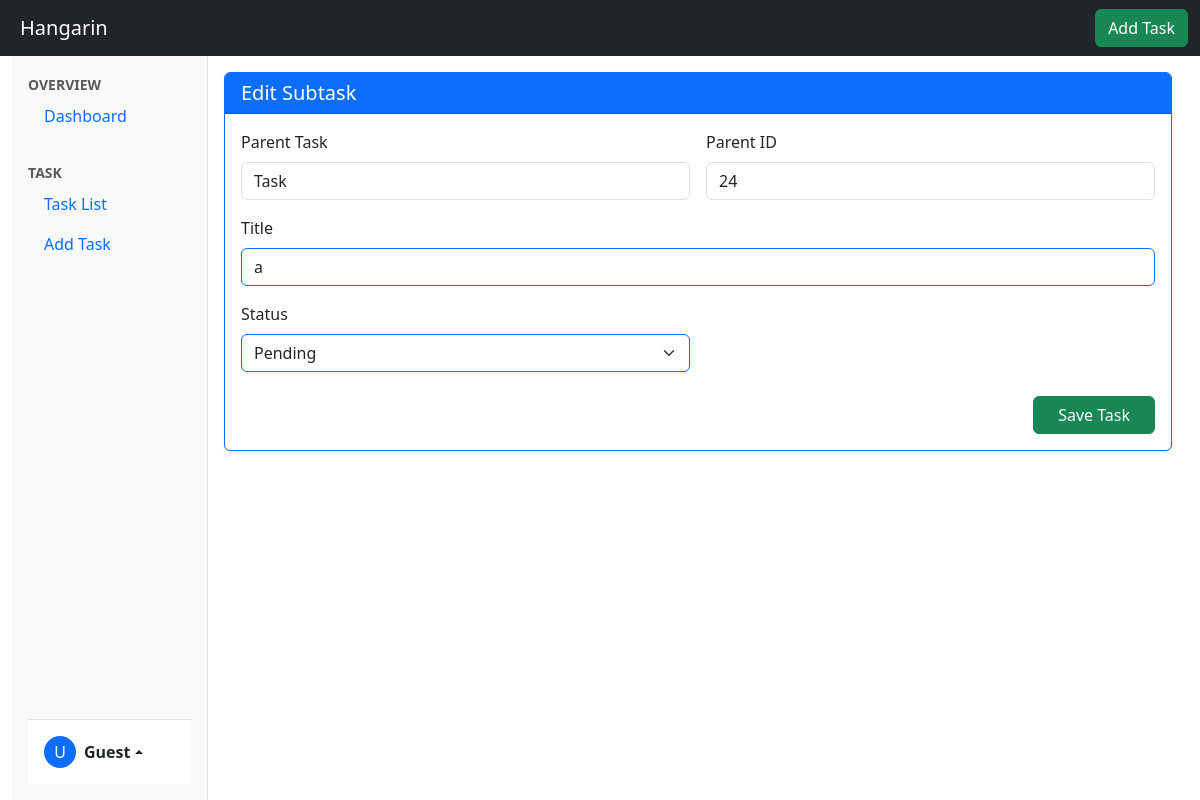
The page /taskDetails/30/subtaskUpdate/30 on the database as committed earlier.
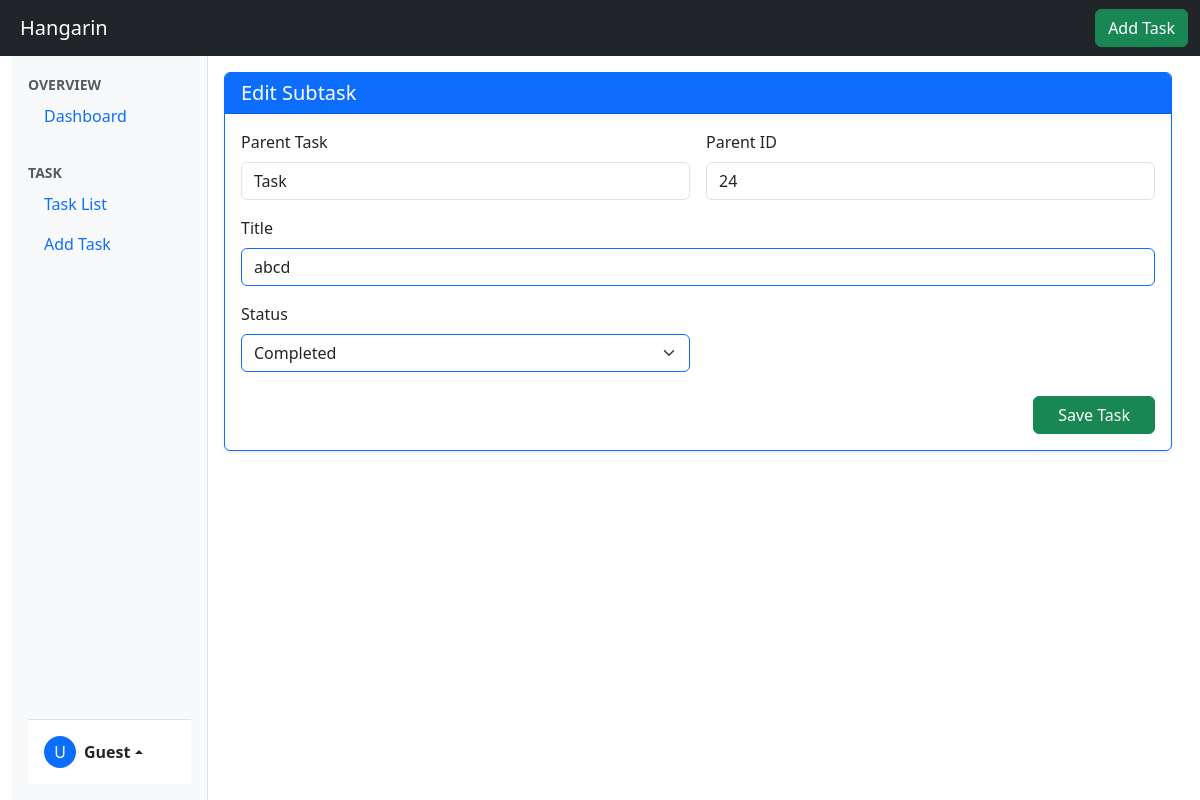
The same page on the database as committed later.
### Hangarin/models.py (models this page shows, shortened)
class BaseModel(models.Model):
    created_at = models.DateTimeField(auto_now_add=True, db_index=True)
    updated_at = models.DateTimeField(auto_now=True)
    class Meta:
        abstract =True

class SubTask(BaseModel):
    parent_task = models.ForeignKey(Task, on_delete=models.CASCADE)
    title = models.CharField(max_length=500)
    status = models.CharField(
        max_length=50,
        choices=[
        ("Pending", "Pending"),
        ("In Progress ", "In Progress"),
        ("Completed", "Completed"),
        ],
        default="pending"
    )

class Task(BaseModel):
    title = models.CharField(max_length=200)
    description = models.CharField(max_length=500)
    deadline = models.DateTimeField(default=timezone.now)
    status = models.CharField(
        max_length=50,
        choices=[
        ("Pending", "Pending"),
        ("In Progress ", "In Progress"),
        ("Completed", "Completed"),
        ],
        default="Pending"
    )
    category = models.ForeignKey(Category, on_delete=models.CASCADE)
    priority = models.ForeignKey(Priority, on_delete=models.CASCADE)

### Hangarin/views.py (the view, shortened to what this page needs)
# urls.py: path('taskDetails/<int:parentTask_pk>/subtaskUpdate/<int:pk>', SubTaskUpdateView.as_view(), name='subtaskUpdate'),
class SubTaskUpdateView(UpdateView):
    model = SubTask
    form_class = SubTaskForm
    template_name = 'subtaskForm.html'
    def get_context_data(self, **kwargs):
        context = super().get_context_data(**kwargs)
        context['parent_task'] = self.object.parent_task
        return context

### Hangarin/forms.py
class SubTaskForm(ModelForm):
    class Meta:
        model = SubTask
        fields = "__all__"
        widgets = {
            'title': forms.TextInput(attrs={
                'class': 'form-control border border-primary',
                'placeholder': 'Subtask title'
            }),
            'status': forms.Select(attrs={
                'class': 'form-select border border-primary'
            })
        }

### Hangarin/templates/subtaskForm.html (shortened to what this page needs)
{% extends 'base.html' %}
{% load static %}
{% block content %}
<div class="container-fluid">
    <div class="row h-100">
        <div class="col-12 scroll-column p-3">
            <div class="card shadow-sm border-primary">
                <div class="card-header bg-primary text-white">
                    <h5 class="mb-0">{% if object %}Edit Subtask{% else %}Create Subtask{% endif %}</h5>
                </div>
                <div class="card-body">
                    <form method="POST">
                        <div class="row g-3">
                            <div class="col-6">
                                <div class="form-label">Parent Task</div>
                                <input type="text" class="form-control" value="{% if object %}{{ object.parent_task.title }}{% else %}{{ parent_task.title }}{% endif %}" readonly>
                            </div>
                            <div class="col-6">
                                <div class="form-label">Parent ID</div>
                                <input type="text" class="form-control" name="parent_task" value="{% if object %}{{ object.parent_task.pk }}{% else %}{{ parent_task.pk }}{% endif %}" readonly>
                            </div>
                            <div class="col-12">
                                <label class="form-label">Title</label>
                                {{ form.title }}
                            </div>
                            <div class="col-md-6">
                                <label class="form-label">Status</label>
                                {{ form.status }}
                            </div>
                        </div>
                        <div class="mt-4 d-flex justify-content-end">
                            <button type="submit" class="btn btn-success px-4">
                                Save Task
                            </button>
                        </div>
                    </form>
                </div>
            </div>
        </div>
    </div>
</div>
{% endblock %}

### Hangarin/templates/base.html (shortened to what this page needs)
{% load static %}
<!DOCTYPE html>
<html lang="en">
<head>
    <link rel="stylesheet" href="{% static 'css/stylesheet.css' %}">
    <link href="https://cdn.jsdelivr.net/npm/bootstrap@5.3.8/dist/css/bootstrap.min.css" rel="stylesheet">
    <link rel="stylesheet" href="https://cdn.jsdelivr.net/npm/bootstrap-icons@1.11.3/font/bootstrap-icons.css">
  </head>
<body>
  <nav class="navbar navbar-dark bg-dark">
    <div class="container-fluid">
      <div class="d-flex justify-content-between align-items-center w-100 ms-2">
        <span class="navbar-brand">Hangarin</span>
        <div class="d-flex align-items-center gap-3">
          <a href="{% url 'taskCreate' %}">
            <button class="btn btn-success">Add Task</button>
          </a>
        </div>
      </div>
    </div>
  </nav>
  <div class="container-fluid">
    <div class="row g-0">
      <div class="offcanvas-md offcanvas-start bg-light border-end col-md-2 p-0"
           id="sidebar"
           style="height: calc(100vh - 56px);">
        <div class="offcanvas-body p-3 d-flex flex-column h-100">
          <ul class="nav flex-column w-100 vh-100 d-flex">
            <div class="mb-4">
              <span class="text-muted small fw-bold">OVERVIEW</span>
              <li class="nav-item"><a class="nav-link" href="/">Dashboard</a></li>
            </div>
            <div>
              <span class="text-muted small fw-bold">TASK</span>
              <li class="nav-item"><a class="nav-link" href="{% url 'taskList' %}">Task List</a></li>
              <li class="nav-item"><a class="nav-link" href="#">Add Task</a></li>
            </div>
            <div class="mt-auto border-top p-3 bg-white">
              <div class="dropup">
                <a href="#" class="d-flex align-items-center text-dark text-decoration-none dropdown-toggle" data-bs-toggle="dropdown" aria-expanded="false">
                  <div class="bg-primary text-white rounded-circle d-flex align-items-center justify-content-center me-2" style="width: 32px; height: 32px;">
                    {{ user.username|slice:":1"|upper|default:"U" }}
                  </div>
                  <strong>{{ user.username|default:"Guest" }}</strong>
                </a>
              </div>
            </div>
          </ul>
        </div>
      </div>
      <main class="col-md-10 ms-sm-auto main-content">
        {% block content %}
        {% endblock %}
      </main>
    </div>
  </div>
</body>
</html>

### Hangarin/static/css/stylesheet.css (style rules this page uses)
.scroll-column { height: calc(100vh - 56px); overflow-y: auto; padding: 1rem; }
@media (min-width: 992px) { body { overflow-y: hidden; } }

Rows that differ between the two databases and show on the page:
changed SubTask "Task": title "a" → "abcd"; status "Pending" → "Completed"
